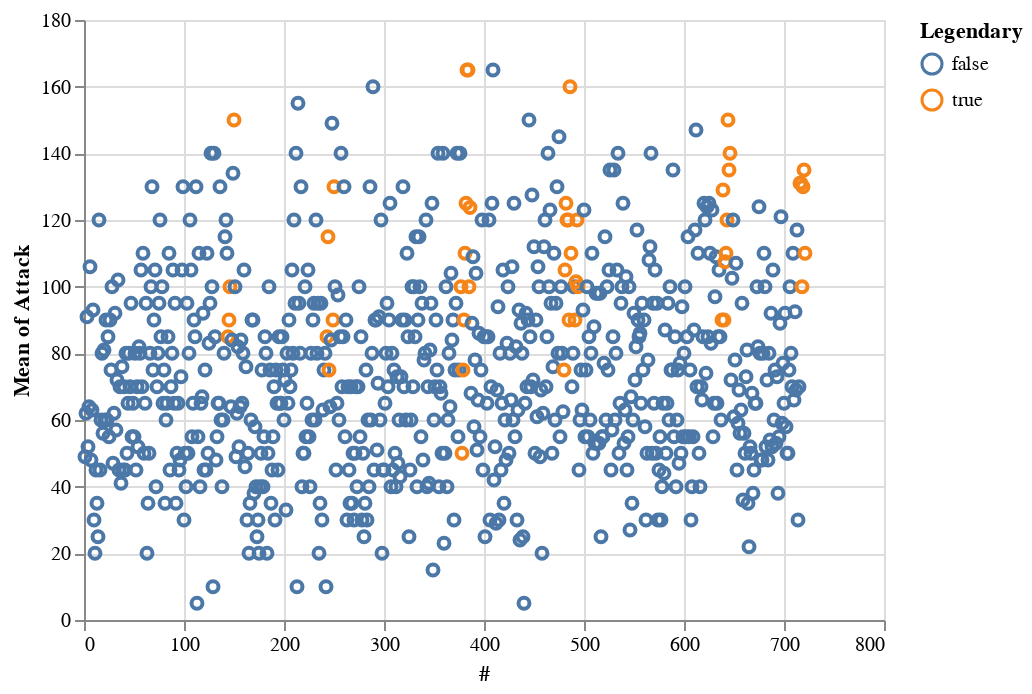

Notebook code for this chart:
### Code cell
alt.Chart(data).mark_point().encode(
    x = "#",
    y = "mean(Attack)",
    color = "Legendary"
)

### Figure 1 — Vega-Lite specification as saved in the notebook (floating-point values rounded to 4 significant figures; data arrays with more than 128 entries replaced by an {"elided": "..."} marker saying what was removed)
{"$schema": "https://vega.github.io/schema/vega-lite/v2.6.0.json", "config": {"view": {"height": 300, "width": 400}}, "data": {"name": "data-3a85dbec9759246882ecb2a4586afdbd"}, "datasets": {"data-3a85dbec9759246882ecb2a4586afdbd": {"elided": "800 records"}}, "encoding": {"color": {"field": "Legendary", "type": "nominal"}, "x": {"field": "#", "type": "quantitative"}, "y": {"aggregate": "mean", "field": "Attack", "type": "quantitative"}}, "mark": "point"}
